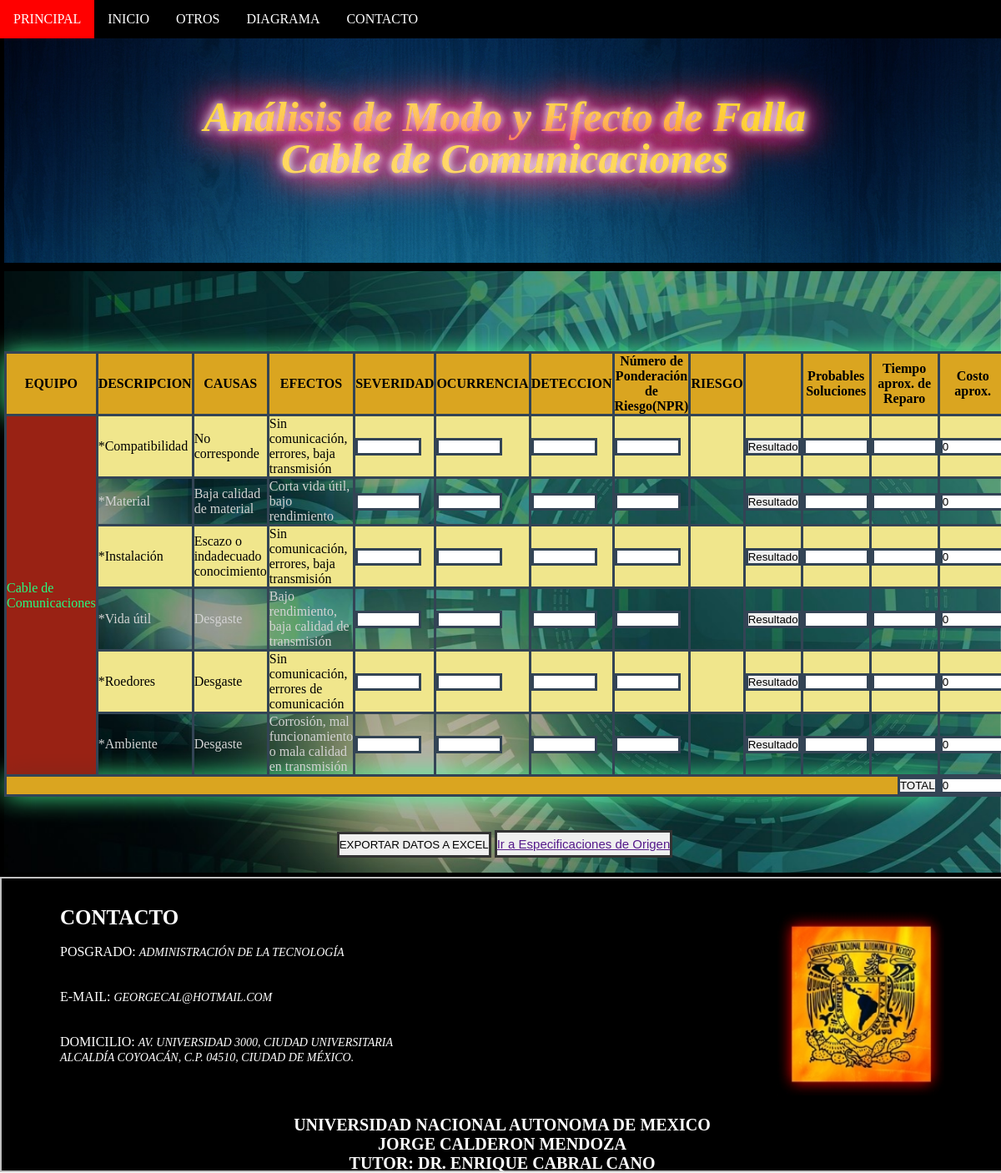
Page /CableComun/ on the committed database.
### TES/models.py (models this page shows, shortened)
class Post(models.Model):
    Autor = models.ForeignKey('auth.User', on_delete=models.CASCADE)
    Elemento = models.CharField(max_length=200)
    Descripción_1 = models.CharField(max_length=200)
    Causa_1 = models.TextField()
    Efectos_1 = models.TextField()
    Descripción_2 = models.CharField(max_length=200)
    Causa_2 = models.TextField()
    Efectos_2 = models.TextField()
    Descripción_3 = models.CharField(max_length=200)
    Causa_3 = models.TextField()
    Efectos_3 = models.TextField()
    Descripción_4 = models.CharField(max_length=200)
    Causa_4 = models.TextField()
    Efectos_4 = models.TextField()
    Descripción_5 = models.CharField(max_length=200)
    Causa_5 = models.TextField()
    Efectos_5 = models.TextField()
    Descripción_6 = models.CharField(max_length=200)
    Causa_6 = models.TextField()
    Efectos_6 = models.TextField()
    Descripción_7 = models.CharField(max_length=200)
    Causa_7 = models.TextField()
    Efectos_7 = models.TextField()
    Descripción_8 = models.CharField(max_length=200)
    Causa_8 = models.TextField()
    Efectos_8 = models.TextField()
    Descripción_9 = models.CharField(max_length=200)
    Causa_9 = models.TextField()
    Efectos_9 = models.TextField()
    Descripción_10 = models.CharField(max_length=200)
    Causa_10 = models.TextField()
    Efectos_10 = models.TextField()
    Descripción_11 = models.CharField(max_length=200)
    Causa_11 = models.TextField()
    Efectos_11 = models.TextField()
    Descripción_12 = models.CharField(max_length=200)
    Causa_12 = models.TextField()
    Efectos_12 = models.TextField()
    Datos_Creados = models.DateTimeField(
            default=timezone.now)
    Datos_Publicados = models.DateTimeField(
            blank=True, null=True)

### TES/views.py (the view)
# urls.py: path('CableComun/', views.CableComun, name='CableComun'),
def CableComun(request):
    posts = Post.objects.filter(Elemento='Cable de Comunicaciones')
    return render(request, 'CableComun.html', {'posts': posts})

### TES/templates/CableComun.html (shortened to what this page needs)
<!DOCTYPE html>
<html lang="es">
<head>
		   {%load static%}
       <link rel="stylesheet" href="{%static 'css/O.css' %}">
</head>
	<header>
		<div class="navbar">
  <a href="/">PRINCIPAL</a>
  <div class="subnav">
    <a href="#">INICIO</a>
  </div>
  <div class="subnav">
    <button class="subnavbtn">OTROS</button>
  </div>
  <div class="subnav">
    <a href="/Diagrama">DIAGRAMA</a>
  </div>
  <a href="#footer">CONTACTO</a>
</div>
	</header>
<body>
{%load static%}
<div style= "background: url({% static 'Ima/91.jpg'%});
border: 5px solid black;
font: italic bold 50px/50px Times New Roman, serif;
text-align:center;
margin: auto; width: 100%; height: 100%; padding-top: 60px; padding-bottom: : 60px;">
	<a class = "v" href="/">Análisis de Modo y Efecto de Falla <br>Cable de Comunicaciones</br></a>
 </div>
{%load static%}
<div style= "background: url({% static 'Ima/120.jpg'%}); border: 5px solid black; width: 100%; padding-top: 60px; padding-bottom: : 60px;
background-attachment: fixed;
background-position: center;
background-repeat: no-repeat;
background-size: cover;">
<div>
{% for Post in posts %}
    <table id="tabla" >
      <tr style="background-color:goldenrod; box-shadow: 0 0 30px #4f9;">
        <th>EQUIPO</th>
        <th>DESCRIPCION</th>
        <th>CAUSAS</th>
        <th>EFECTOS</th>
        <th>SEVERIDAD</th>
        <th>OCURRENCIA</th>
        <th>DETECCION</th>
        <th>Número de Ponderación de Riesgo(NPR)</th>
        <th>RIESGO</th>
        <th></th>
				<th>Probables Soluciones</th>
        <th>Tiempo aprox. de Reparo</th>
        <th>Costo aprox.</th>
     </tr>
      <tr style="background-color: khaki;">
        {%load static%}
        <td rowspan="6" style="color:springgreen; background: darkred; opacity: 0.85; box-shadow: 0 0 30px #4f9;">{{ Post.Elemento|linebreaksbr }}</td>
        <td>{{ Post.Descripción_1|linebreaksbr }}</td>
        <td>{{ Post.Causa_1|linebreaksbr }}</td>
        <td>{{ Post.Efectos_1|linebreaksbr }}</td>
        <td><label for="a"></label>
        <input type="text" name="a" id="a" maxlength= "2" size="7"></td>
        <td><label for="b"></label>
        <input type="text" name="b" id="b" maxlength= "2" size="7"></td>
        <td><label for="c"></label>
        <input type="text" name="c" id="c" maxlength= "2" size="7"></td>
        <td id= "m"><label for="d"></label>
        <input type="text" name="d" id="d"  maxlength= "4" size="7"></td>
        <td id= "n"><label for="e"></label></td>
        <td><input type="button" onclick="valor (); m ();" name="r" id="r" value="Resultado"></td>
				<td><label for="g"></label>
        <input type="text" name="g" id="g" maxlength= "60" size="7"></td>
        <td><label for="k"></label>
        <input type="text" name="k" id="k" maxlength= "25" size="7"></td>
        <td><label for="l"></label>
        <input type="text" name="l" id="l" maxlength= "10" size="7" value = 0></td>
      </tr>
      <tr>
        <td style= "color:lightgray";>{{ Post.Descripción_2|linebreaksbr }}</td>
        <td style= "color:lightgray";>{{ Post.Causa_2|linebreaksbr }}</td>
        <td style= "color:lightgray";>{{ Post.Efectos_2|linebreaksbr }}</td>
        <td><label for="a1"></label>
        <input type="text" name="a1" id="a1" maxlength= "2" size="7"></td>
        <td><label for="b1"></label>
        <input type="text" name="b1" id="b1" maxlength= "2" size="7"></td>
        <td><label for="c1"></label>
        <input type="text" name="c1" id="c1" maxlength= "2" size="7"></td>
        <td id= "m1"><label for="d1"></label>
        <input type="text" name="d1" id="d1"  maxlength= "4" size="7"></td>
        <td id= "n1"><label for="e1"></label></td>
        <td><input type="button" onclick="valor1 (); m1 ();" name="r1" id="r1" value="Resultado"></td>
				<td><label for="g1"></label>
        <input type="text" name="g1" id="g1" maxlength= "60" size="7"></td>
        <td><label for="k1"></label>
        <input type="text" name="k1" id="k1" maxlength= "25" size="7"></td>
        <td><label for="l"></label>
        <input type="text" name="l1" id="l1" maxlength= "10" size="7" value = 0></td>
      </tr>
      <tr  style="background-color:khaki;">
        <td>{{ Post.Descripción_3|linebreaksbr }}</td>
        <td>{{ Post.Causa_3|linebreaksbr }}</td>
        <td>{{ Post.Efectos_3|linebreaksbr }}</td>
        <td><label for="a2"></label>
        <input type="text" name="a2" id="a2" maxlength= "2" size="7"></td>
        <td><label for="b2"></label>
        <input type="text" name="b2" id="b2" maxlength= "2" size="7"></td>
        <td><label for="c2"></label>
        <input type="text" name="c2" id="c2" maxlength= "2" size="7"></td>
        <td id= "m2"><label for="d2"></label>
        <input type="text" name="d2" id="d2"  maxlength= "4" size="7"></td>
        <td id= "n2"><label for="e2"></label></td>
        <td><input type="button" onclick="valor2 (); m2 ();" name="r2" id="r2" value="Resultado"></td>
				<td><label for="g2"></label>
        <input type="text" name="g2" id="g2" maxlength= "60" size="7"></td>
        <td><label for="k2"></label>
        <input type="text" name="k2" id="k2" maxlength= "25" size="7"></td>
        <td><label for="l"></label>
        <input type="text" name="l2" id="l2" maxlength= "10" size="7" value = 0></td>
      </tr>
      <tr>
        <td style= "color:lightgray";>{{ Post.Descripción_4|linebreaksbr }}</td>
        <td style= "color:lightgray";>{{ Post.Causa_4|linebreaksbr }}</td>
        <td style= "color:lightgray";>{{ Post.Efectos_4|linebreaksbr }}</td>
        <td><label for="a3"></label>
        <input type="text" name="a3" id="a3" maxlength= "2" size="7"></td>
        <td><label for="b3"></label>
        <input type="text" name="b3" id="b3" maxlength= "2" size="7"></td>
        <td><label for="c3"></label>
        <input type="text" name="c3" id="c3" maxlength= "2" size="7"></td>
        <td id= "m3"><label for="d3"></label>
        <input type="text" name="d3" id="d3"  maxlength= "4" size="7"></td>
        <td id= "n3"><label for="e3"></label></td>
        <td><input type="button" onclick="valor3 (); m3 ();" name="r3" id="r3" value="Resultado"></td>
				<td><label for="g3"></label>
        <input type="text" name="g3" id="g3" maxlength= "60" size="7"></td>
        <td><label for="k3"></label>
        <input type="text" name="k3" id="k3" maxlength= "25" size="7"></td>
        <td><label for="l3"></label>
        <input type="text" name="l3" id="l3" maxlength= "10" size="7" value = 0></td>
      </tr>
      <tr style="background-color:khaki;">
        <td>{{ Post.Descripción_5|linebreaksbr }}</td>
        <td>{{ Post.Causa_5|linebreaksbr }}</td>
        <td>{{ Post.Efectos_5|linebreaksbr }}</td>
        <td><label for="a4"></label>
        <input type="text" name="a4" id="a4" maxlength= "2" size="7"></td>
        <td><label for="b4"></label>
        <input type="text" name="b4" id="b4" maxlength= "2" size="7"></td>
        <td><label for="c4"></label>
        <input type="text" name="c4" id="c4" maxlength= "2" size="7"></td>
        <td id= "m4"><label for="d4"></label>
        <input type="text" name="d4" id="d4"  maxlength= "4" size="7"></td>
        <td id= "n4"><label for="e4"></label></td>
        <td><input type="button" onclick="valor4 (); m4 ();" name="r4" id="r4" value="Resultado"></td>
				<td><label for="g4"></label>
        <input type="text" name="g4" id="g4" maxlength= "60" size="7"></td>
        <td><label for="k4"></label>
        <input type="text" name="k4" id="k4" maxlength= "25" size="7"></td>
        <td><label for="l4"></label>
        <input type="text" name="l4" id="l4" maxlength= "10" size="7" value = 0></td>
      </tr>
      <tr>
        <td style= "color:lightgray";>{{ Post.Descripción_6|linebreaksbr }}</td>
        <td style= "color:lightgray";>{{ Post.Causa_6|linebreaksbr }}</td>
        <td style= "color:lightgray";>{{ Post.Efectos_6|linebreaksbr }}</td>
        <td><label for="a5"></label>
        <input type="text" name="a5" id="a5" maxlength= "2" size="7"></td>
        <td><label for="b5"></label>
        <input type="text" name="b5" id="b5" maxlength= "2" size="7"></td>
        <td><label for="c5"></label>
        <input type="text" name="c5" id="c5" maxlength= "2" size="7"></td>
        <td id= "m5"><label for="d5"></label>
        <input type="text" name="d5" id="d5"  maxlength= "4" size="7"></td>
        <td id= "n5"><label for="e5"></label></td>
        <td><input type="button" onclick="valor5 (); m5 ();" name="r5" id="r5" value="Resultado"></td>
        <td><label for="g5"></label>
        <input type="text" name="g5" id="g5" maxlength= "60" size="7"></td>
        <td><label for="k5"></label>
        <input type="text" name="k5" id="k5" maxlength= "25" size="7"></td>
        <td><label for="l5"></label>
        <input type="text" name="l5" id="l5" maxlength= "10" size="7" value = 0></td>
      </tr>
      <tr>
        <td colspan="12" align= "right" style="background-color:goldenrod; box-shadow: 0 0 30px #4f9;"><input type="button" onclick="valor12 ();" name="r12" id="r12" value="TOTAL"></td>
        <td><label for="l12"></label>
        <input type="text" name="l12" id="l12" maxlength= "10" size="7" value = 0></td>
      </tr>
</table>
{% endfor %}
<div  style= "padding-top: 40px;" align= "center">
<button style = "border : 3px solid #333; padding-top: 5px; padding-bottom: 5px;" id="btnExportar"> EXPORTAR DATOS A EXCEL</button>
<button style = "border : 3px solid #333; padding-top: 5px; padding-bottom: 5px;" id="btnExportar"><a href="" style= "font-size: 15px;"> Ir a Especificaciones de Origen<a></button>
</div>
{% load static %}
</div>
</div>
{% load static %}
</body>
<footer id= "footer"; style="width: 100%;">
{% load static %}
<img src="{% static 'Ima/UNAM1.jpg' %}" WIDTH=200 HEIGHT=220 align= "right" style="margin-right: 70px; margin-top: 40px;"></img>
<br>
<h6 style="margin-left: 70px; margin-top: 15px; font-size: 25px;"> CONTACTO </h6>
  <div style="margin-left: 70px;" class="row">
   <label for="name">POSGRADO:</label>
   <label style= "font-size: 14px;"><i>Administración de la Tecnología</i></label>
 </div>
 <br></br>
 <div style="margin-left: 70px;" class="row">
   <label for="email">E-MAIL:</label>
	 <label style= "font-size: 14px;"><i>georgecal@hotmail.com</i></label>
 </div>
 <br></br>
 <div style="margin-left: 70px;" class="row">
   <label for="message">DOMICILIO:</label>
  <label style= "font-size: 14px;" ><i>Av. Universidad 3000, Ciudad Universitaria
	<br>	Alcaldía Coyoacán, C.P. 04510, Ciudad de México.</i></label>
 </div>
<br></br>
<h4 style= "font-size: 20px; margin-top: 25px;" align="center" >UNIVERSIDAD NACIONAL AUTONOMA DE MEXICO </h4>
<h5 style= "font-size: 20px; margin-bottom: 30px;" align="center"> JORGE CALDERON MENDOZA
<br style= "font-size: 20px; margin-bottom: 30px; " align="center"> TUTOR: DR. ENRIQUE CABRAL CANO</br></h5>
</footer>
</html>

### TES/static/css/O.css (style rules this page uses)
* { padding: 0; margin: 0; }
.navbar { overflow: hidden; background-color: black; width: 100%; position:fixed; }
.navbar a { float: left; font-size: 16px; color: white; text-align: center; padding: 14px 16px; text-decoration: none; }
.subnav { float: left; overflow: hidden; }
.subnav .subnavbtn { font-size: 16px; border: none; outline: none; color: white; padding: 14px 16px; background-color: inherit; font-family: inherit; margin: 0; }
.v { color:gold; mix-blend-mode: lighten; text-decoration: none; text-shadow: 0 0 10px #fff, 0 0 20px #fff, 0 0 30px #e60073, 0 0 40px #e60073, 0 0 50px #e60073, 0 0 60px #e60073, 0 0 70px #e60073; }
footer { height:350px; width:100%; background:black; font-family: "Times New Roman"; text-transform: uppercase; color: white; border: 2px solid #c0c0c0; margin: auto; }

### TES/templates/CableComun.html (style rules this page uses)
table, th, td, input { border : 3px solid #345; }
table { width: 100%; border-collapse: collapse; }

### rows in the picture
Post: Elemento "Cable de Comunicaciones", Descripción_1 "*Compatibilidad", Causa_1 "No corresponde", Efectos_1 "Sin comunicación, errores, baja transmisión", Descripción_2 "*Material", Causa_2 "Baja calidad de material", Efectos_2 "Corta vida útil, bajo rendimiento", Descripción_3 "*Instalación", Causa_3 "Escazo o indadecuado conocimiento", Efectos_3 "Sin comunicación, errores, baja transmisión", Descripción_4 "*Vida útil", Causa_4 "Desgaste", Efectos_4 "Bajo rendimiento, baja calidad de transmisión", Descripción_5 "*Roedores", Causa_5 "Desgaste", Efectos_5 "Sin comunicación, errores de comunicación", Descripción_6 "*Ambiente", Causa_6 "Desgaste", Efectos_6 "Corrosión, mal funcionamiento o mala calidad en transmisión"
